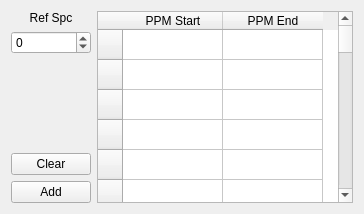
          <widget class="QWidget" name="segmentalAlignmentTab">
           <layout class="QGridLayout" name="gridLayout_17">
            <item row="0" column="0">
             <layout class="QVBoxLayout" name="verticalLayout_19">
              <item>
               <widget class="QLabel" name="label_69">
                <property name="text">
                 <string>Ref Spc</string>
                </property>
                <property name="alignment">
                 <set>Qt::AlignCenter</set>
                </property>
               </widget>
              </item>
              <item>
               <widget class="QSpinBox" name="segAlignRefSpc">
                <property name="minimum">
                 <number>-1</number>
                </property>
               </widget>
              </item>
              <item>
               <spacer name="verticalSpacer_8">
                <property name="orientation">
                 <enum>Qt::Vertical</enum>
                </property>
                <property name="sizeHint" stdset="0">
                 <size>
                  <width>20</width>
                  <height>40</height>
                 </size>
                </property>
               </spacer>
              </item>
              <item>
               <widget class="QPushButton" name="segAlignClearButton">
                <property name="text">
                 <string>Clear</string>
                </property>
               </widget>
              </item>
              <item>
               <widget class="QPushButton" name="segAlignAddButton">
                <property name="text">
                 <string>Add</string>
                </property>
               </widget>
              </item>
             </layout>
            </item>
            <item row="0" column="1">
             <widget class="QTableWidget" name="segAlignTW">
              <property name="rowCount">
               <number>100</number>
              </property>
              <row>
               <property name="text">
                <string/>
               </property>
              </row>
              <row>
               <property name="text">
                <string/>
               </property>
              </row>
              <row>
               <property name="text">
                <string/>
               </property>
              </row>
              <row>
               <property name="text">
                <string/>
               </property>
              </row>
              <row>
               <property name="text">
                <string/>
               </property>
              </row>
              <row>
               <property name="text">
                <string/>
               </property>
              </row>
              <row>
               <property name="text">
                <string/>
               </property>
              </row>
              <row>
               <property name="text">
                <string/>
               </property>
              </row>
              <row>
               <property name="text">
                <string/>
               </property>
              </row>
              <row>
               <property name="text">
                <string/>
               </property>
              </row>
              <row>
               <property name="text">
                <string/>
               </property>
              </row>
              <row>
               <property name="text">
                <string/>
               </property>
              </row>
              <row>
               <property name="text">
                <string/>
               </property>
              </row>
              <row>
               <property name="text">
                <string/>
               </property>
              </row>
              <row>
               <property name="text">
                <string/>
               </property>
              </row>
              <row>
               <property name="text">
                <string/>
               </property>
              </row>
              <row>
               <property name="text">
                <string/>
               </property>
              </row>
              <row>
               <property name="text">
                <string/>
               </property>
              </row>
              <row>
               <property name="text">
                <string/>
               </property>
              </row>
              <row>
               <property name="text">
                <string/>
               </property>
              </row>
              <row/>
              <row/>
              <row/>
              <row/>
              <row/>
              <row/>
              <row/>
              <row/>
              <row/>
              <row/>
              <row/>
              <row/>
              <row/>
              <row/>
              <row/>
              <row/>
              <row/>
              <row/>
              <row/>
              <row/>
              <row/>
              <row/>
              <row/>
              <row/>
              <row/>
              <row/>
              <row/>
              <row/>
              <row/>
              <row/>
              <row/>
              <row/>
              <row/>
              <row/>
              <row/>
              <row/>
              <row/>
              <row/>
              <row/>
              <row/>
              <row/>
              <row/>
              <row/>
              <row/>
              <row/>
              <row/>
              <row/>
              <row/>
              <row/>
              <row/>
              <row/>
              <row/>
              <row/>
              <row/>
              <row/>
              <row/>
              <row/>
              <row/>
              <row/>
              <row/>
              <row/>
              <row/>
              <row/>
              <row/>
              <row/>
              <row/>
              <row/>
              <row/>
              <row/>
              <row/>
              <row/>
              <row/>
              <row/>
              <row/>
              <row/>
              <row/>
              <row/>
              <row/>
              <row/>
              <row/>
              <column>
               <property name="text">
                <string>PPM Start</string>
               </property>
              </column>
              <column>
               <property name="text">
                <string>PPM End</string>
               </property>
              </column>
             </widget>
            </item>
           </layout>
          </widget>
